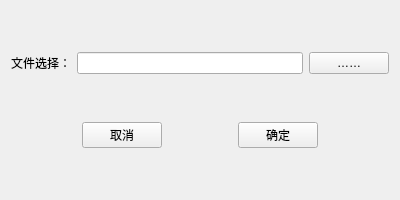
<?xml version="1.0" encoding="UTF-8"?>
<ui version="4.0">
 <class>Form</class>
 <widget class="QWidget" name="Form">
  <property name="geometry">
   <rect>
    <x>0</x>
    <y>0</y>
    <width>400</width>
    <height>200</height>
   </rect>
  </property>
  <property name="maximumSize">
   <size>
    <width>400</width>
    <height>200</height>
   </size>
  </property>
  <property name="windowTitle">
   <string>文件选择</string>
  </property>
  <layout class="QVBoxLayout" name="verticalLayout">
   <item>
    <spacer name="verticalSpacer">
     <property name="orientation">
      <enum>Qt::Vertical</enum>
     </property>
     <property name="sizeHint" stdset="0">
      <size>
       <width>20</width>
       <height>34</height>
      </size>
     </property>
    </spacer>
   </item>
   <item>
    <layout class="QHBoxLayout" name="horizontalLayout">
     <item>
      <widget class="QLabel" name="label">
       <property name="text">
        <string>文件选择：</string>
       </property>
      </widget>
     </item>
     <item>
      <widget class="QLineEdit" name="lineEdit_file"/>
     </item>
     <item>
      <widget class="QPushButton" name="pushButton_openfile">
       <property name="text">
        <string>……</string>
       </property>
      </widget>
     </item>
    </layout>
   </item>
   <item>
    <spacer name="verticalSpacer_3">
     <property name="orientation">
      <enum>Qt::Vertical</enum>
     </property>
     <property name="sizeHint" stdset="0">
      <size>
       <width>20</width>
       <height>40</height>
      </size>
     </property>
    </spacer>
   </item>
   <item>
    <layout class="QHBoxLayout" name="horizontalLayout_2">
     <item>
      <spacer name="horizontalSpacer">
       <property name="orientation">
        <enum>Qt::Horizontal</enum>
       </property>
       <property name="sizeHint" stdset="0">
        <size>
         <width>40</width>
         <height>20</height>
        </size>
       </property>
      </spacer>
     </item>
     <item>
      <widget class="QPushButton" name="pushButton_cancel">
       <property name="text">
        <string>取消</string>
       </property>
      </widget>
     </item>
     <item>
      <spacer name="horizontalSpacer_2">
       <property name="orientation">
        <enum>Qt::Horizontal</enum>
       </property>
       <property name="sizeHint" stdset="0">
        <size>
         <width>40</width>
         <height>20</height>
        </size>
       </property>
      </spacer>
     </item>
     <item>
      <widget class="QPushButton" name="pushButton_ok">
       <property name="text">
        <string>确定</string>
       </property>
      </widget>
     </item>
     <item>
      <spacer name="horizontalSpacer_3">
       <property name="orientation">
        <enum>Qt::Horizontal</enum>
       </property>
       <property name="sizeHint" stdset="0">
        <size>
         <width>40</width>
         <height>20</height>
        </size>
       </property>
      </spacer>
     </item>
    </layout>
   </item>
   <item>
    <spacer name="verticalSpacer_2">
     <property name="orientation">
      <enum>Qt::Vertical</enum>
     </property>
     <property name="sizeHint" stdset="0">
      <size>
       <width>20</width>
       <height>34</height>
      </size>
     </property>
    </spacer>
   </item>
  </layout>
 </widget>
 <resources/>
 <connections/>
</ui>
